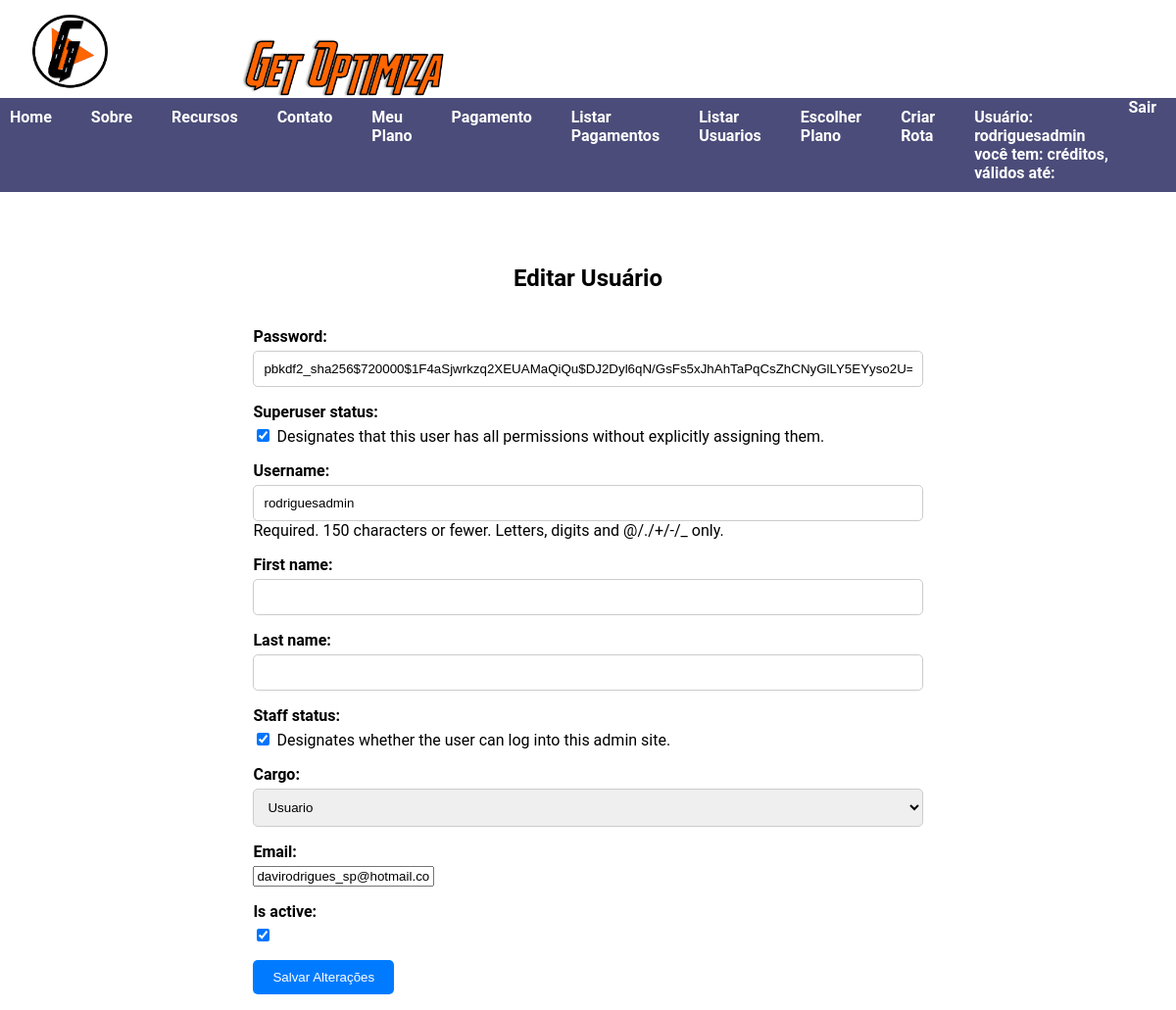
The app's page /editar_user/2/ (signed in), older data.
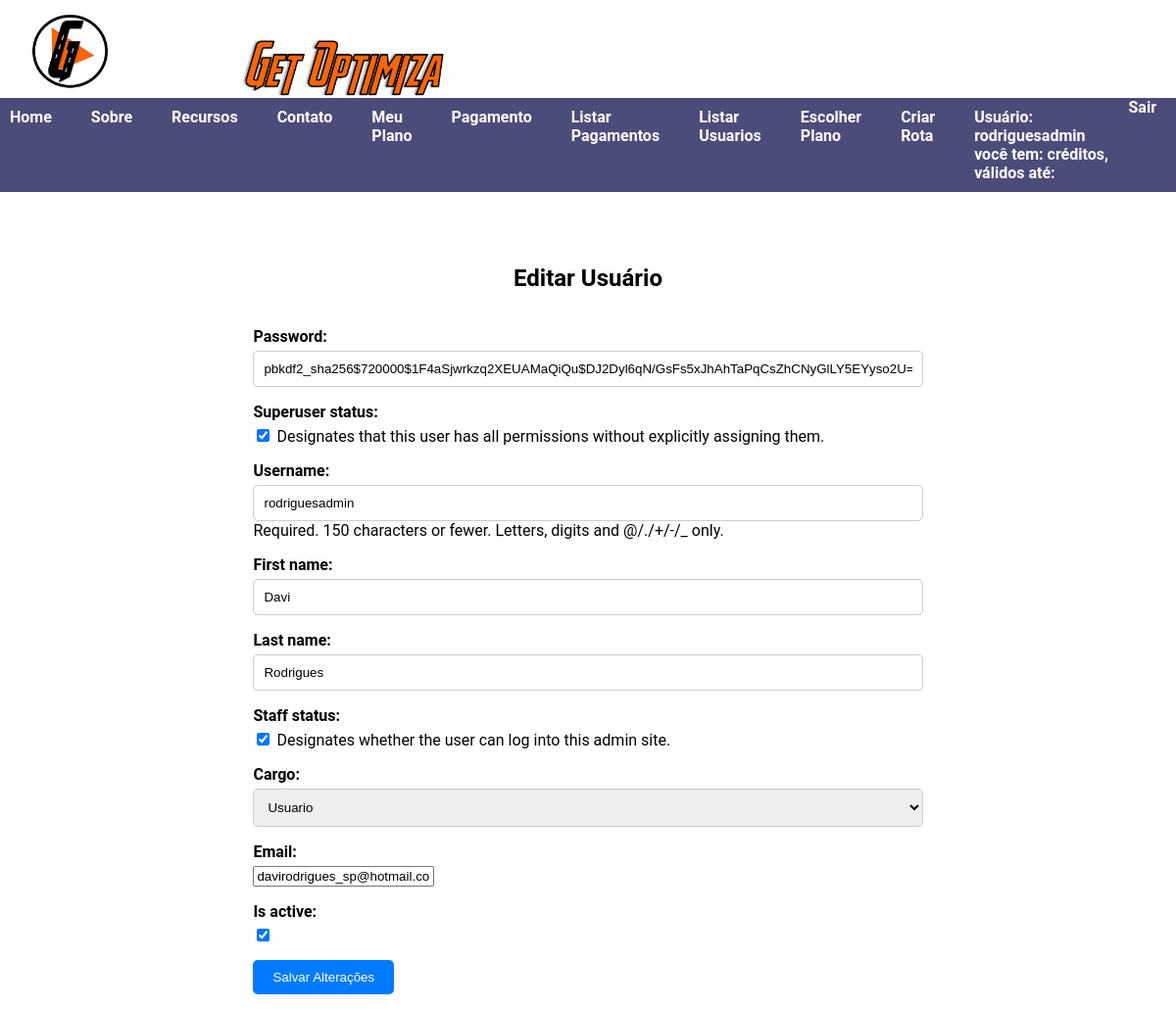
The same page, newer data.
### roteirizacao/models.py (models this page shows, shortened)
class CustomUser(AbstractUser):
    choices_cargo = (
        ('U', 'Usuario'),
        ('Admin', 'Administrador'),
    )
    cargo = models.CharField(max_length=5, choices=choices_cargo)
    email = models.EmailField(unique=True)
    is_active = models.BooleanField(default=True)
    objects = CustomUserManager()
    groups = models.ManyToManyField('auth.Group', related_name='custom_user_set', blank=True)
    user_permissions = models.ManyToManyField('auth.Permission', related_name='custom_user_set', blank=True)
    def __init__(self, *args, **kwargs):
        super().__init__(*args, **kwargs)
        if not self.cargo:
            self.cargo = 'U'  # Define um valor padrão para o cargo caso não seja especificado
    class Meta:
        permissions = [
            ("pode_add_endereco", "Pode Adicionar Endereco"),
            ("pode_alterar_endereco", "Pode Alterar Endereco"),
            ("pode_deletar_endereco", "Pode Deletar Endereco"),
        ]

### roteirizacao/views.py (the view)
# urls.py: path('editar_user/<int:user_id>/', editar_user, name='editar_user'),
@login_required
def editar_user(request, user_id):
    user = get_object_or_404(CustomUser, pk=user_id)
    if request.method == 'POST':
        form = CustomUserForm(request.POST, instance=user)
        if form.is_valid():
            form.save()
            return redirect('lista_user')
    else:
        form = CustomUserForm(instance=user)
    return render(request, 'editar_user.html', {'form': form, 'user': user})

### roteirizacao/forms.py
class CustomUserForm(forms.ModelForm):
    class Meta:
        model = CustomUser
        fields = ['password', 'is_superuser', 'username', 'first_name', 'last_name', 'is_staff', 'cargo', 'email', 'is_active']

### roteirizacao/templates/editar_user.html (shortened to what this page needs)
{% extends 'base.html' %}
{% load static %}
{% block content %}
<div class="main-container">
    <h2>Editar Usuário</h2>
    <form method="post">
        {{ form.as_p }}
        <button type="submit" class="btn-primary">Salvar Alterações</button>
    </form>
</div>
{% endblock %}

### roteirizacao/templates/base.html (shortened to what this page needs)
{% load static %}
<!DOCTYPE html>
<html lang="pt-br">
<head>
    <link rel="stylesheet" type="text/css" href="https://cdnjs.cloudflare.com/ajax/libs/slick-carousel/1.8.1/slick.css"/>
    <link rel="stylesheet" type="text/css" href="https://cdnjs.cloudflare.com/ajax/libs/slick-carousel/1.8.1/slick-theme.css"/>
    <link rel="stylesheet" href="{% static 'style.css' %}">
</head>
<body>
    <div class="header-container">
        <div class="logo">
            <img src="{% static 'img/LogoGetSite.png' %}" alt="Logo da Empresa">
        </div>
        <div class="logo">
            <img src="{% static 'img/getoptimiza.png' %}" alt="Logo da Empresa 2" style="width: 40%;">
        </div>
        <nav class="nav-home">
            <ul>
                <li><a href="{% url 'home' %}">Home</a></li>
                <li><a href="#about">Sobre</a></li>
                <li><a href="#features">Recursos</a></li>
                <li><a href="#contact">Contato</a></li>
                <li><a href="#">Meu Plano</a></li>
                {% if user.is_superuser %}
                    <li><a href="{% url 'pagamento' %}">Pagamento</a></li>
                    <li><a href="{% url 'lista_pagamento' %}">Listar Pagamentos</a></li>
                    <li><a href="{% url 'lista_user' %}">Listar Usuarios</a></li>
                {% endif %}
                <li><a href="{% url 'escolher_plano' %}">Escolher Plano</a></li>
                <li><a href="{% url 'autoriza_criar_rota' %}">Criar Rota</a></li>
                {% if user.is_authenticated %}
                <li><a href="#">Usuário: {{ user.username }} você tem: {{ pagamento.quant_acesso }} créditos,  válidos até: {{ pagamento.valido_ate }}</a></li>
                <a href="#" onclick="event.preventDefault(); document.getElementById('logout-form').submit();">Sair</a>
                {% else %}
                    <li><a href="{% url 'login' %}">Login</a></li>
                    <li><a href="{% url 'signup' %}">Cadastro</a></li>
                {% endif %}
            </ul>
        </nav>
    </div>
    <main>
        <div class="main-container">
        {% block content %}
        {% endblock %}
        </div>
    </main>
</body>
</html>

Row changes from the older to the newer data that the page shows:
changed CustomUser "rodriguesadmin": first_name (not shown) → "Davi"; last_name (not shown) → "Rodrigues"
